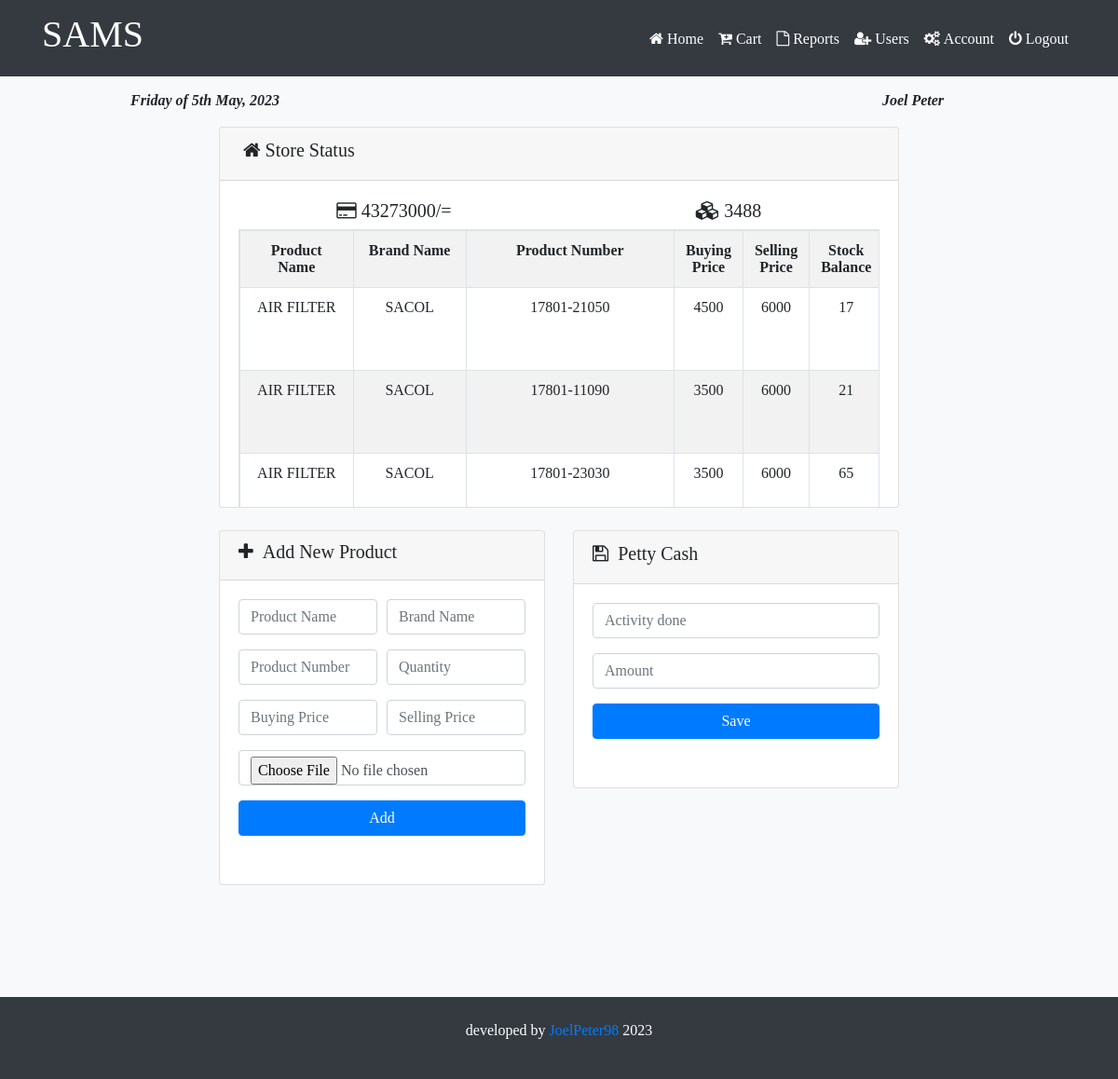
Screenshot of /admin/home.php (signed in) with the database file from the repository.
### tables this page shows
CREATE TABLE `products` (
  `pID` int(255) NOT NULL,
  `pname` varchar(255) NOT NULL,
  `bname` varchar(100) NOT NULL,
  `pnumber` varchar(255) NOT NULL,
  `bprice` int(255) NOT NULL,
  `sprice` int(255) NOT NULL,
  `amount` int(255) NOT NULL,
  `pic` varchar(255) NOT NULL,
  `uniq` varchar(255) NOT NULL
);

### admin/home.php (the view, shortened to what this page needs)
<?php
	@require_once 'includes/config.php';
	include ('includes/header.php');
?>
<?php
$get = mysqli_query($con, "SELECT * FROM products");
while($data=mysqli_fetch_assoc($get)){
	$spriceest += $data['sprice']*$data['amount'];
	$amountest += $data['amount'];
}
?>
<div class="container">
	<div class="row">
		<div class="col-sm-2">
      </div>
		<div class="col-sm-8">
			<div class="card">
				<div class="card-header"><h5>&nbsp;<i class="fa fa-home"></i> Store Status</h5></div>
				<div class="card-body" style="height: 350px; overflow: scroll;">
					<div class="row">
						<div class="col-sm-6">
						<h5 class="text-center">&nbsp;<i class="fa fa-credit-card"> <?php echo $spriceest; ?>/=</i></h5></div>
						<div class="col-sm-6">
						<h5 class="text-center">&nbsp;<i class="fa fa-cubes"> <?php echo $amountest; ?></i></h5></div>
					</div>
					<table class="table table-bordered table-condensed table-striped text-center table-responsive text-center" >
						<tr>
							<th>Product Name</th>
							<th>Brand Name</th>
							<th>Product Number</th>
							<th>Buying Price</th>
							<th>Selling Price</th>
							<th>Stock Balance</th>
						</tr>
						<?php
							$get = mysqli_query($con, "SELECT * FROM products ORDER BY pname ASC");
							while($data=mysqli_fetch_assoc($get)){
						?>
						<tr>
							<td><?php echo $data['pname'];?></td>
							<td><?php echo $data['bname'];?></td>
							<td><?php echo $data['pnumber'];?></td>
							<td><?php echo $data['bprice'];?></td>
							<td><?php echo $data['sprice'];?></td>
							<td><?php echo $data['amount'];?></td>
						</tr>
						<?php }?>
					</table>
				</div>
			</div>
			<br>
			<div class="row">
				<div class="col-sm-6">
					<div class="card">
						<div class="card-header"><h5><i class="fa fa-plus">&nbsp;&nbsp;Add New Product</i></h5></div>
						<div class="card-body">
							<form action="#" method="POST" enctype="multipart/form-data">
								<div class="form-row">
									<div class="form-group col-md-6">
										<input type="text" class="form-control" name="pname" placeholder="Product Name" required="true">
									</div>
									<div class="form-group col-md-6">
										<input type="text" class="form-control" name="bname" placeholder="Brand Name" required="true">
									</div>
									<div class="form-group col-md-6">
										<input type="text" class="form-control" name="pnumber" placeholder="Product Number" required="true">
									</div>
									<div class="form-group col-md-6">
										<input type="text" class="form-control" name="amnt" placeholder="Quantity" required="true">
									</div>
									<div class="form-group col-md-6">
										<input type="text" class="form-control" name="buy" placeholder="Buying Price" required="true">
									</div>
									<div class="form-group col-md-6">
										<input type="text" class="form-control" name="sell" placeholder="Selling Price" required="true">
									</div>
									<div class="form-group col-md-12">
									<input type="file" name="file" placeholder="In number" class="form-control" id="inputCity" ></div>
									<div class="form-group col-md-12">
										<input type="submit" value="Add" name="add" class="btn btn-primary btn-block">
									</div>
								</div>
							</form>
						</div>
					</div>
				</div><br>
				<div class="col-sm-6">
					<div class="card">
						<div class="card-header">
							<h5><i class="fa fa-save"></i>&nbsp;&nbsp;Petty Cash</h5>
						</div>
						<div class="card-body">
							<form method="POST" action="#">
								<div class="form-row">
									<div class="form-group col-md-12">
										<input type="text" name="activity" class="form-control" id="inputCity" required="true" placeholder="Activity done">
									</div>
									<div class="form-group col-md-12">
										<input type="number" step="any" name="amount" class="form-control" id="inputCity" placeholder="Amount" required="true">
									</div>
									<div class="form-group col-md-12">
										<button type="submit" name="addpetty" class="btn btn-primary btn-block">Save</button>
									</div>
								</div>
							</form>
						</div>
					</div>
				</div>
			</div>
		</div>
		<div class="col-sm-2"></div>
	</div>
</div>
<br><br><br>
<?php
	include ('includes/footer.php');
?>

### admin/includes/header.php (shortened to what this page needs)
<!DOCTYPE html>
<html lang="en">
	<head>
		<link href="vendor/bootstrap/css/bootstrap.min.css" rel="stylesheet">
		<link rel="stylesheet" href="https://maxcdn.bootstrapcdn.com/bootstrap/4.0.0/css/bootstrap.min.css">
		<link href="vendor/fontawesome-free/css/all.min.css" rel="stylesheet" type="text/css">
		<link href="https://maxcdn.bootstrapcdn.com/font-awesome/4.5.0/css/font-awesome.min.css" rel="stylesheet" type="text/css">
		<link rel="stylesheet" href="css/style.css">
	</head>
	<body class="bg-light">
		<nav class="navbar navbar-expand-lg navbar-dark bg-dark fixed-top" id="top">
			<div class="container">
				<a class="navbar-brand" href="#">
					<h1>SAMS</h1>
				</a>
				<div class="collapse navbar-collapse" id="navbarSupportedContent-4">
					<ul class="navbar-nav ml-auto">
						<li class="nav-item active">
							<a class="nav-link fa fa-home" href="home.php"> Home</a>
						</li>
                      	<li class="nav-item active">
							<a class="nav-link fa fa-cart-plus" href="cart.php"> Cart</a>
						</li>
						<li class="nav-item active">
							<a class="nav-link fa fa-file-o" href="reports.php"> Reports</a>
						</li>
						<li class="nav-item active">
							<a class="nav-link fa fa-user-plus" href="adduser.php"> Users</a>
						</li>
						<li class="nav-item active">
							<a class="nav-link fa fa-cogs" href="account.php"> Account</a>
						</li>
						<li class="nav-item active">
							<a class="nav-link fa fa-power-off" href="logout.php"> Logout</a>
						</li>
					</ul>
				</div>
			</div>
		</nav><br><br><br><br>
		<div class="container">
			<div class="row">
				<div class="col-sm-4">
					<center>
					<p><i><b>
						<?php
						$php_timestamp=time();
						$php_timestamp_date=date("jS F, Y",$php_timestamp);
						echo date("l")." of ".$php_timestamp_date;
						?>
					</b></i></p>
					</center>
				</div>
				<div class="col-sm-4"></div>
				<div class="col-sm-4">
					<center>
					<p><i><b><?php echo $_SESSION['name'];?></b></i></p>
					</center>
				</div>
			</div>
		</div>

### admin/includes/footer.php (shortened to what this page needs)
<p><br><br><br><br><br></p>
<footer class="fixed-bottom bg-dark">
<div class="row">
  <div class="col-sm-4"></div>
  <div class="col-sm-4"><p class="text-center">developed by <a href="https://www.instagram.com/joelpeter98/">JoelPeter98</a>&nbsp;</p></div>
<div class="col-sm-4"></div>
</div>
</footer>
</body>
</html>

### admin/css/style.css (style rules this page uses)
body { margin: 0px; padding: 0px; font-family: Times New Roman, Times, serif; }
footer { padding: 2%; color: white; }

### rows the page displays
products: pname "AIR FILTER", bname "SACOL", pnumber "17801-21050", bprice "4500", sprice "6000", amount "17"
products: pname "AIR FILTER", bname "SACOL", pnumber "17801-11090", bprice "3500", sprice "6000", amount "21"
products: pname "AIR FILTER", bname "SACOL", pnumber "17801-23030", bprice "3500", sprice "6000", amount "65"

### other values shown
$_SESSION['name'] "Joel Peter"
$spriceest "43273000"
$amountest "3488"
